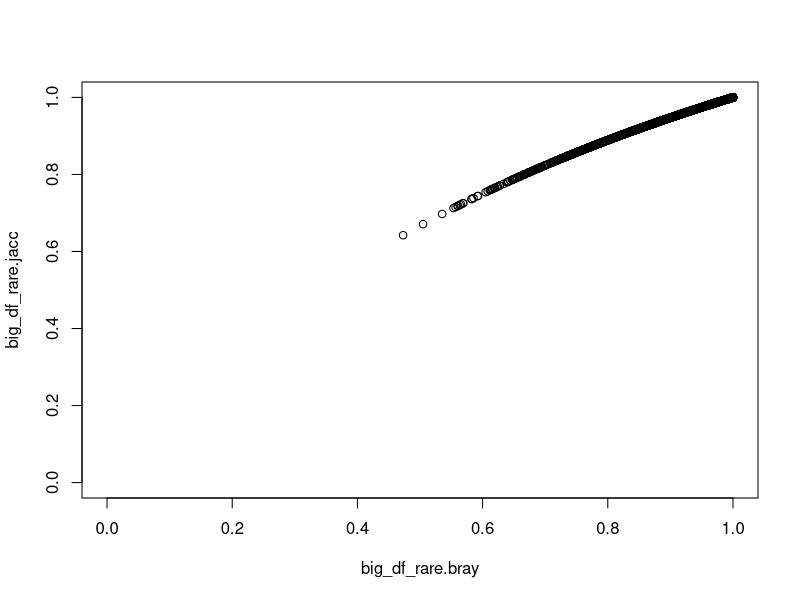
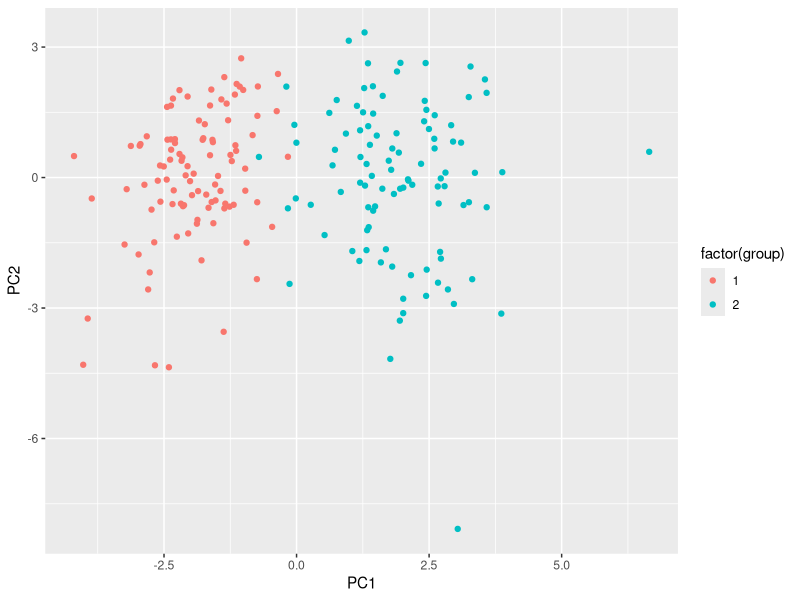
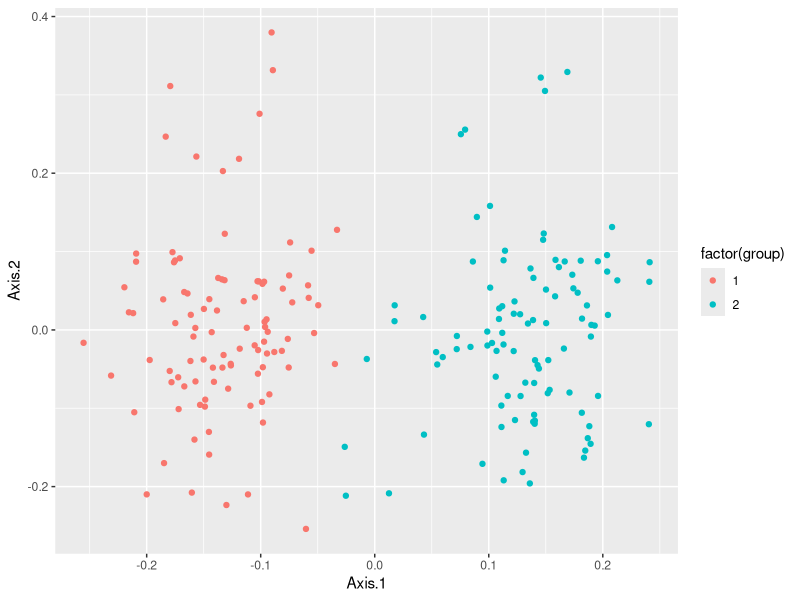
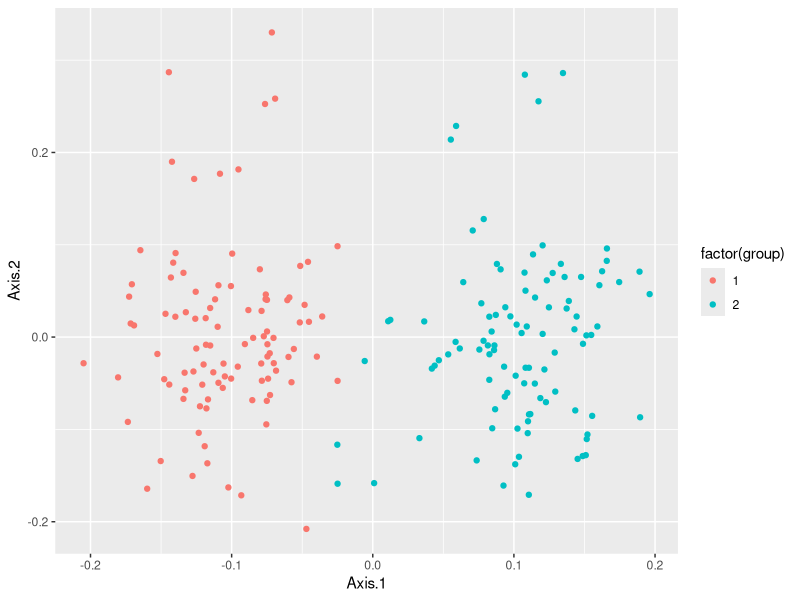
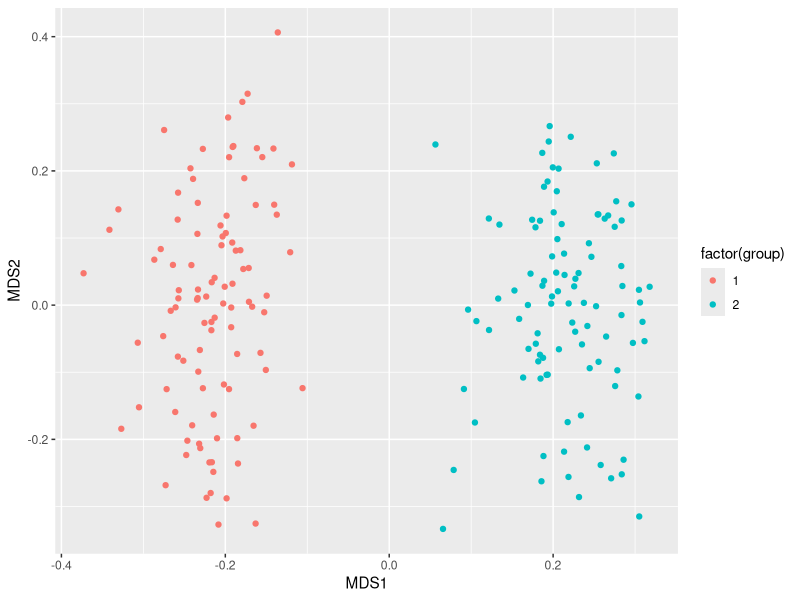
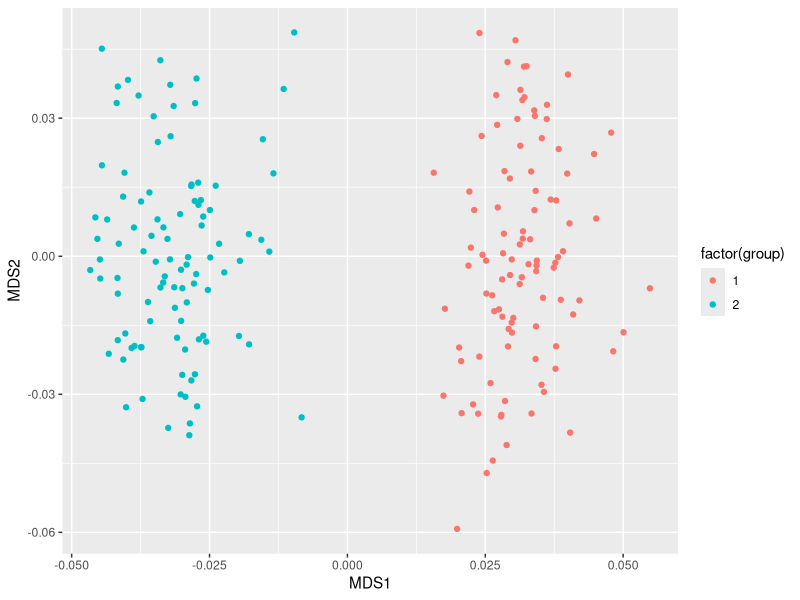

Source code (R) for these figures, in order:
## ---- chunk 1
library(vegan)   # for diversity analyses  
library(ggplot2) # for visuals
library(ape)     # for PCoA

#make reproducible data set
set.seed(731)
big_df1 <- matrix(rnbinom(10000, size = .05, prob = .001),
                 nrow = 100,
                 ncol = 100)

big_df2 <- matrix(rnbinom(10000, size = .05, prob = .001),
                  nrow = 100,
                  ncol = 100)

colnames(big_df1) <- paste("patient", 1:100,sep = "_" )
rownames(big_df1) <- paste("species", 1:100,sep = "_" )

colnames(big_df2) <- paste("patient", 101:200,sep = "_" )
rownames(big_df2) <- paste("species", 51:150,sep = "_" )


big_df <- merge(big_df1,big_df2,by  = 0, all =T )
big_df[is.na(big_df)] <- 0
rownames(big_df) <- big_df$Row.names
big_df$Row.names <- NULL
dim(big_df)

## ---- chunk 2


big_df.rare <- big_df[,which(colSums(big_df) >= min(colSums(big_df)))]

#remove all species == 0
big_df.rare <- big_df.rare[which(rowSums(big_df) > 0),]

# rrarefy, note the second "r", requires sampling the rows not colums
# the t() function transposes data (i.e., rows become columns)

big_df.rare <- rrarefy(t(big_df.rare), sample = min(colSums(big_df)))

#check to make sure all are there should be 150 x 200 
all(colSums(big_df.rare) > 0)

## ---- chunk 3

#Bray Curtis
big_df_rare.bray <- vegdist(x = big_df.rare,
                            method = "bray", #bray-curtis is the method
                            binary = FALSE, # weighted
                            upper = FALSE  # only compure 
                            )

big_df_rare.jacc <- vegdist(x = big_df.rare,
                            method = "jaccard",
                            binary = FALSE,
                            upper = FALSE)

# for these data the distances are similar, but for other data it can 
# make a big difference
cor.test(big_df_rare.bray, big_df_rare.jacc)
plot(big_df_rare.bray, big_df_rare.jacc,xlim = c(0,1), ylim=c(0,1))

## ---- chunk 4

big_df.prcomp <- prcomp(big_df.rare, center = T, scale =T)

#to determine how much variance is explained lets look at the summary
summary(big_df.prcomp)$importance[,c(1:5)]

big_df_prcomp.df <- as.data.frame(big_df.prcomp$x[,1:5])
big_df_prcomp.df$group <- rep(c(1,2), times = c(100,100))


big_df_prcomp.plot <- ggplot(big_df_prcomp.df,
                             aes(x = PC1,
                                 y = PC2,
                                 color = factor(group))
                             )

big_df_prcomp.plot+ geom_point()

## ---- chunk 5

# PCoA wants a matrix of dist object. We will provide both distance 
# objects separately, starting with bray

big_df_bray.pcoa <- pcoa(big_df_rare.bray)

#With PCoA the we don't get percent variation but an analogous value of
# brokenstick can be accessed
big_df_bray.pcoa$values[c(1:5),]

big_df_bray_pcoa.df <- as.data.frame(big_df_bray.pcoa$vectors[,1:5])
big_df_bray_pcoa.df$group <- rep(c(1,2), times = c(100,100))

big_df_bray_pcoa.plot <- ggplot(big_df_bray_pcoa.df,
                             aes(x = Axis.1,
                                 y = Axis.2,
                                 color = factor(group))
)

big_df_bray_pcoa.plot + 
  geom_point()

#now jaccard

big_df_jacc.pcoa <- pcoa(big_df_rare.jacc)

big_df_jacc_pcoa.df <- as.data.frame(big_df_jacc.pcoa$vectors[,1:5])
big_df_jacc_pcoa.df$group <- rep(c(1,2), times = c(100,100))

big_df_jacc_pcoa.plot <- ggplot(big_df_jacc_pcoa.df,
                                aes(x = Axis.1,
                                    y = Axis.2,
                                    color = factor(group))
)

big_df_jacc_pcoa.plot + 
  geom_point()
## ---- chunk 6

# Now we will try the same approach but with NMDS. For NMDS we have to 
# decide on a number of dimensions. The default is 2, but usually that 
# will yield a very high stress (bad). To attempt to minimize stress
# we will try a few values of k (dimensions) and find the one the results
# in lowest stressour target is around or below .1

(metaMDS(big_df.rare,distance = "bray", 
         k = 2,
         trace = FALSE))$stress # too high to be useful
(metaMDS(big_df.rare,distance = "bray",
         k = 5,
         trace = FALSE))$stress # better, but still high
(metaMDS(big_df.rare,
         distance = "bray",
         k = 10,
         trace = FALSE))$stress # better, but still high
(metaMDS(big_df.rare,
         distance = "bray",
         k = 12,
         trace = FALSE))$stress # good


big_df_rare_bray.NMDS <- metaMDS(big_df.rare,
                                 distance = "bray",
                                 k = 12,
                                 trace = FALSE)

# Unlike PCA and PCoA, no % of variance associated with each axis in NMDS

big_df_rare_bray_nmds.df <- as.data.frame(big_df_rare_bray.NMDS$points)
big_df_rare_bray_nmds.df$group <- rep(c(1,2), times = c(100,100))

big_df_rare_bray_nmds.plot <- ggplot(big_df_rare_bray_nmds.df,
                                aes(x = MDS1,
                                    y = MDS2,
                                    color = factor(group))
)

big_df_rare_bray_nmds.plot + 
  geom_point()

#now jaccard
big_df_rare_jacc.NMDS <- metaMDS(big_df.rare,
                                 distance = "jaccard", 
                                 k = 12,
                                 trace = FALSE)
big_df_rare_jacc_nmds.df <- as.data.frame(big_df_rare_jacc.NMDS$points)

big_df_rare_jacc_nmds.df$group <- rep(c(1,2), times = c(100,100))

big_df_rare_jacc_nmds.plot <- ggplot(big_df_rare_jacc_nmds.df,
                                     aes(x = MDS1,
                                         y = MDS2,
                                         color = factor(group))
)

big_df_rare_jacc_nmds.plot +
  geom_point()

